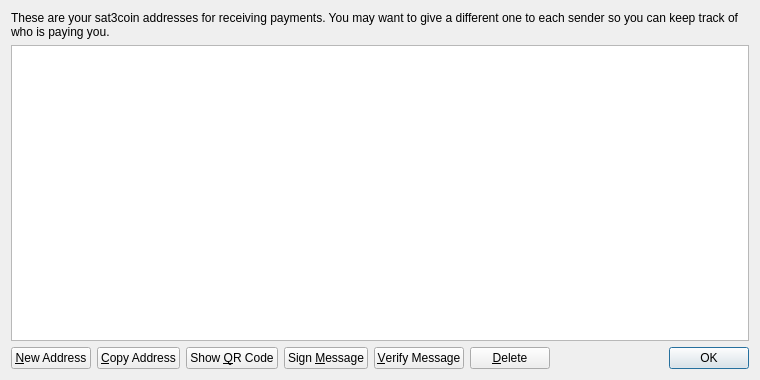
<?xml version="1.0" encoding="UTF-8"?>
<ui version="4.0">
 <class>AddressBookPage</class>
 <widget class="QWidget" name="AddressBookPage">
  <property name="geometry">
   <rect>
    <x>0</x>
    <y>0</y>
    <width>760</width>
    <height>380</height>
   </rect>
  </property>
  <property name="windowTitle">
   <string>Address Book</string>
  </property>
  <layout class="QVBoxLayout" name="verticalLayout">
   <item>
    <widget class="QLabel" name="labelExplanation">
     <property name="text">
      <string>These are your sat3coin addresses for receiving payments. You may want to give a different one to each sender so you can keep track of who is paying you.</string>
     </property>
     <property name="textFormat">
      <enum>Qt::PlainText</enum>
     </property>
     <property name="wordWrap">
      <bool>true</bool>
     </property>
    </widget>
   </item>
   <item>
    <widget class="QTableView" name="tableView">
     <property name="contextMenuPolicy">
      <enum>Qt::CustomContextMenu</enum>
     </property>
     <property name="toolTip">
      <string>Double-click to edit address or label</string>
     </property>
     <property name="tabKeyNavigation">
      <bool>false</bool>
     </property>
     <property name="alternatingRowColors">
      <bool>true</bool>
     </property>
     <property name="selectionMode">
      <enum>QAbstractItemView::SingleSelection</enum>
     </property>
     <property name="selectionBehavior">
      <enum>QAbstractItemView::SelectRows</enum>
     </property>
     <property name="sortingEnabled">
      <bool>true</bool>
     </property>
     <attribute name="verticalHeaderVisible">
      <bool>false</bool>
     </attribute>
    </widget>
   </item>
   <item>
    <layout class="QHBoxLayout" name="horizontalLayout">
     <item>
      <widget class="QPushButton" name="newAddressButton">
       <property name="toolTip">
        <string>Create a new address</string>
       </property>
       <property name="text">
        <string>&amp;New Address</string>
       </property>
       <property name="icon">
        <iconset resource="../bitcoin.qrc">
         <normaloff>:/icons/add</normaloff>:/icons/add</iconset>
       </property>
      </widget>
     </item>
     <item>
      <widget class="QPushButton" name="copyToClipboard">
       <property name="toolTip">
        <string>Copy the currently selected address to the system clipboard</string>
       </property>
       <property name="text">
        <string>&amp;Copy Address</string>
       </property>
       <property name="icon">
        <iconset resource="../bitcoin.qrc">
         <normaloff>:/icons/editcopy</normaloff>:/icons/editcopy</iconset>
       </property>
      </widget>
     </item>
     <item>
      <widget class="QPushButton" name="showQRCode">
       <property name="text">
        <string>Show &amp;QR Code</string>
       </property>
       <property name="icon">
        <iconset resource="../bitcoin.qrc">
         <normaloff>:/icons/qrcode</normaloff>:/icons/qrcode</iconset>
       </property>
      </widget>
     </item>
     <item>
      <widget class="QPushButton" name="signMessage">
       <property name="toolTip">
        <string>Sign a message to prove you own a sat3coin address</string>
       </property>
       <property name="text">
        <string>Sign &amp;Message</string>
       </property>
       <property name="icon">
        <iconset resource="../bitcoin.qrc">
         <normaloff>:/icons/edit</normaloff>:/icons/edit</iconset>
       </property>
      </widget>
     </item>
     <item>
      <widget class="QPushButton" name="verifyMessage">
       <property name="toolTip">
        <string>Verify a message to ensure it was signed with a specified sat3coin address</string>
       </property>
       <property name="text">
        <string>&amp;Verify Message</string>
       </property>
       <property name="icon">
        <iconset resource="../bitcoin.qrc">
         <normaloff>:/icons/transaction_0</normaloff>:/icons/transaction_0</iconset>
       </property>
      </widget>
     </item>
     <item>
      <widget class="QPushButton" name="deleteButton">
       <property name="toolTip">
        <string>Delete the currently selected address from the list</string>
       </property>
       <property name="text">
        <string>&amp;Delete</string>
       </property>
       <property name="icon">
        <iconset resource="../bitcoin.qrc">
         <normaloff>:/icons/remove</normaloff>:/icons/remove</iconset>
       </property>
      </widget>
     </item>
     <item>
      <spacer name="horizontalSpacer">
       <property name="orientation">
        <enum>Qt::Horizontal</enum>
       </property>
       <property name="sizeHint" stdset="0">
        <size>
         <width>40</width>
         <height>20</height>
        </size>
       </property>
      </spacer>
     </item>
     <item>
      <widget class="QDialogButtonBox" name="buttonBox">
       <property name="sizePolicy">
        <sizepolicy hsizetype="Maximum" vsizetype="Fixed">
         <horstretch>0</horstretch>
         <verstretch>0</verstretch>
        </sizepolicy>
       </property>
       <property name="standardButtons">
        <set>QDialogButtonBox::Ok</set>
       </property>
      </widget>
     </item>
    </layout>
   </item>
  </layout>
 </widget>
 <resources>
  <include location="../bitcoin.qrc"/>
 </resources>
 <connections/>
</ui>
